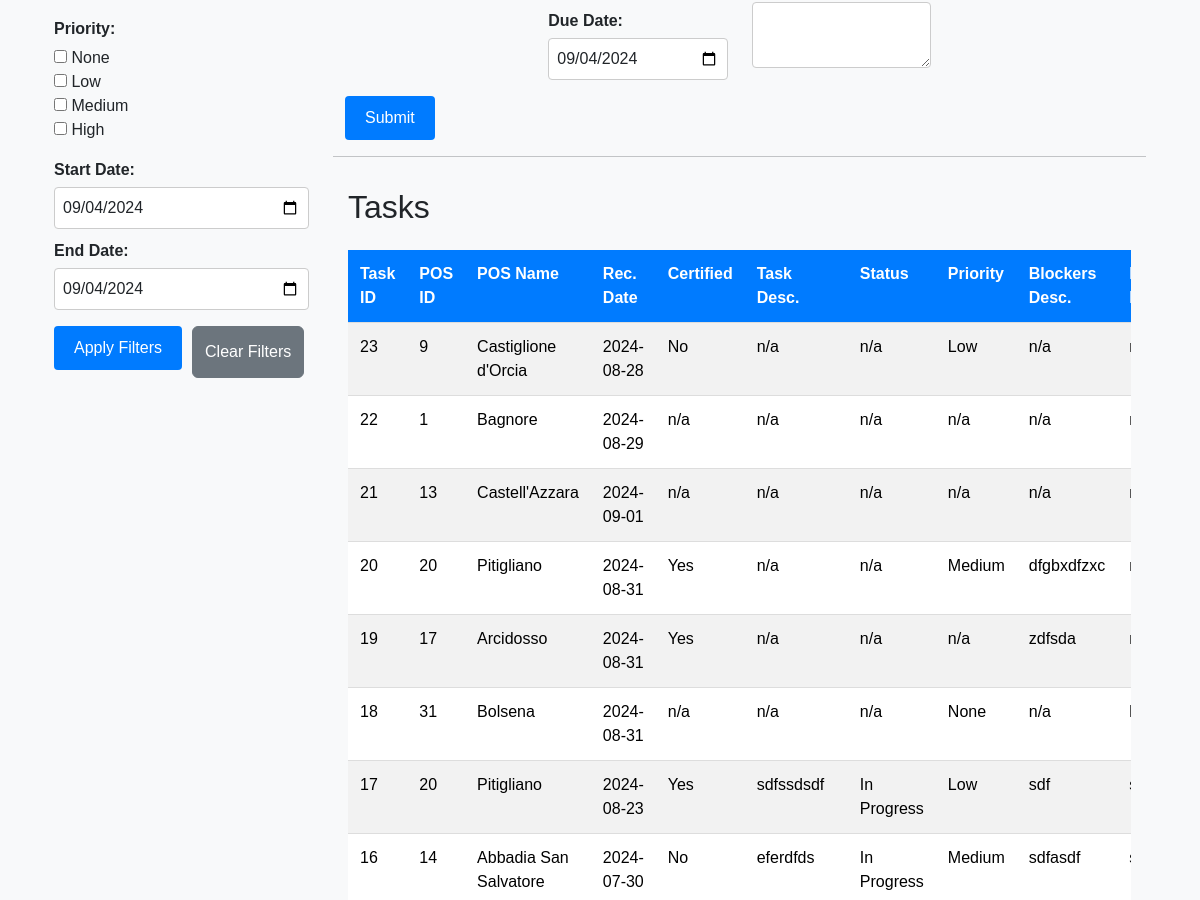
/create (signed in, middle part), run on an earlier commit of the app's database.
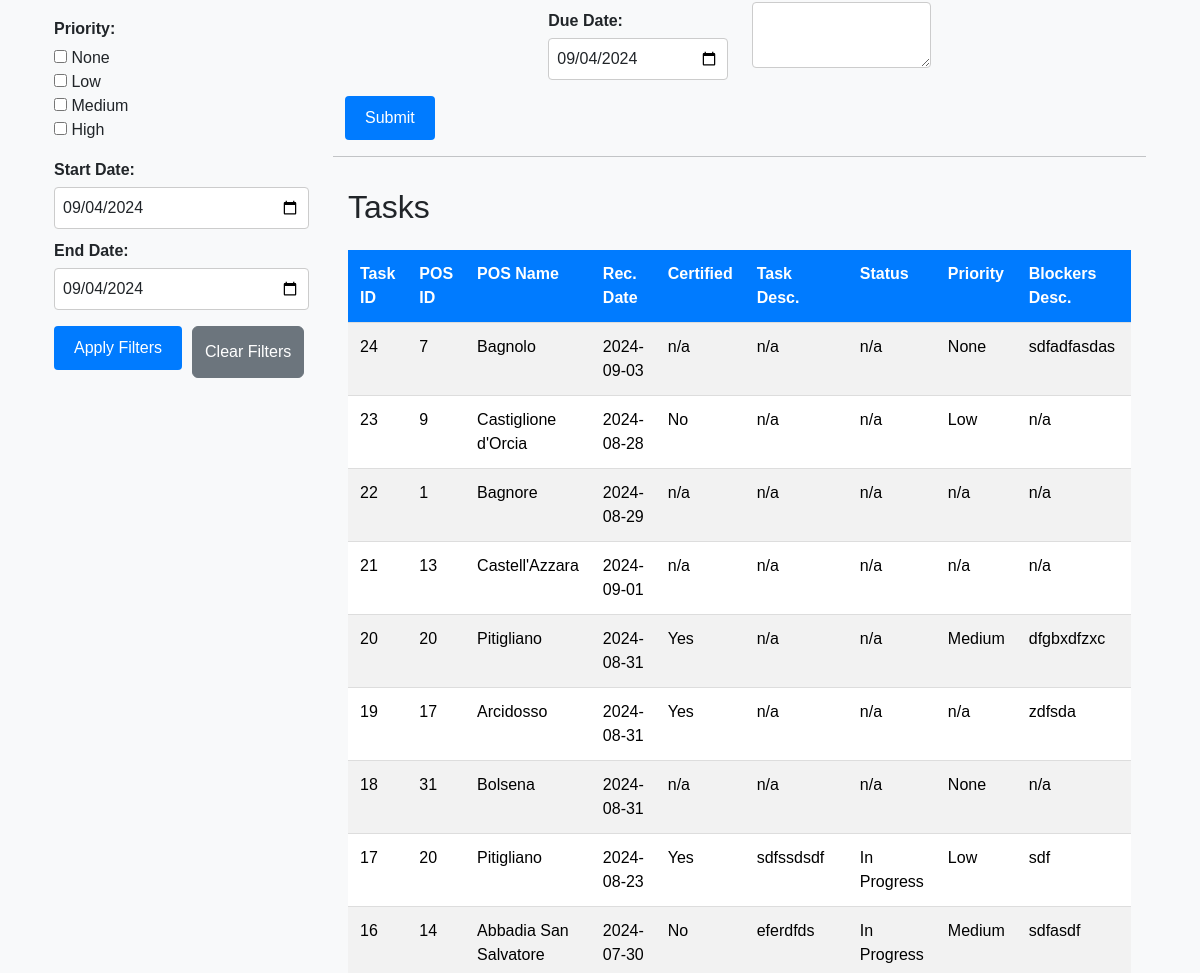
And on a later commit of the database.
### tables this page shows
CREATE TABLE tasks (
                        task_id INTEGER NOT NULL, 
                        task_desc VARCHAR, 
                        task_status VARCHAR, 
                        task_priority VARCHAR, 
                        task_start_date DATE, 
                        task_due_date DATE, 
                        task_notes VARCHAR, 
                        pos_id INTEGER NOT NULL, 
                        blocker_id INTEGER, 
                        rec_id INTEGER, 
                        PRIMARY KEY (task_id), 
                        CHECK (task_status IN ('Backlog', 'To Do', 'In Progress', 'Done')), 
                        CHECK (task_priority IN ('None', 'Low', 'Medium', 'High')),
                        FOREIGN KEY(pos_id) REFERENCES pos (pos_id),
                        FOREIGN KEY(blocker_id) REFERENCES blockers (blocker_id),
                        FOREIGN KEY(rec_id) REFERENCES rec (rec_id)
                    );

CREATE TABLE pos (
	pos_id INTEGER NOT NULL, 
	pos_name VARCHAR NOT NULL, 
	PRIMARY KEY (pos_id), 
	UNIQUE (pos_name)
);

CREATE TABLE rec (
                        rec_id INTEGER NOT NULL, 
                        rec_date DATE, 
                        rec_certified BOOLEAN, 
                        task_id INTEGER, 
                        pos_id INTEGER, 
                        blocker_id INTEGER, 
                        PRIMARY KEY (rec_id),
                        FOREIGN KEY(task_id) REFERENCES tasks (task_id),
                        FOREIGN KEY(pos_id) REFERENCES pos (pos_id),
                        FOREIGN KEY(blocker_id) REFERENCES blockers (blocker_id)
                    );

CREATE TABLE blockers (
                        blocker_id INTEGER NOT NULL, 
                        blocker_desc VARCHAR, 
                        blocker_responsible VARCHAR, 
                        blocker_resolved BOOLEAN, 
                        blocker_res_date DATE, 
                        pos_id INTEGER, 
                        rec_id INTEGER, 
                        task_id INTEGER, 
                        PRIMARY KEY (blocker_id),
                        FOREIGN KEY(pos_id) REFERENCES pos (pos_id),
                        FOREIGN KEY(rec_id) REFERENCES rec (rec_id),
                        FOREIGN KEY(task_id) REFERENCES tasks (task_id)
                    );

### app.py (the view)
@app.route("/create", methods=["GET", "POST"])
@login_required
def create_task():
    if request.method == "POST":
        pos_id = request.form.get("pos_id")
        reconciliation_date = request.form.get("reconciliation_date") or None
        certified = request.form.get("certified") or None
        description = request.form.get("description") or None
        status = request.form.get("status") or None
        priority = request.form.get("priority") or None
        start_date = request.form.get("start_date") or None
        due_date = request.form.get("due_date") or None
        notes = request.form.get("notes") or None
        blocker_desc = request.form.get("blocker_desc") or None
        blocker_responsible = request.form.get("blocker_responsible") or None
        try:
            if start_date:
                start_date = datetime.strptime(start_date, '%Y-%m-%d').date()
            if due_date:
                due_date = datetime.strptime(due_date, '%Y-%m-%d').date()
            if reconciliation_date:
                reconciliation_date = datetime.strptime(reconciliation_date, '%Y-%m-%d').date()
        except ValueError as e:
            flash("Invalid date format. Please use YYYY-MM-DD.")
            return redirect("/create")
        if not pos_id:
            flash("POS ID is required.")
            return redirect("/create")
        try:
            with engine.connect() as conn:
                task_insert = tasks_table.insert().values(
                    pos_id=pos_id,
                    task_desc=description,
                    task_status=status,
                    task_priority=priority,
                    task_start_date=start_date,
                    task_due_date=due_date,
                    task_notes=notes
                )
                result = conn.execute(task_insert)
                task_id = result.inserted_primary_key[0]  # Get the inserted task ID
                blocker_id = None
                if blocker_desc or blocker_responsible:
                    blocker_insert = blockers_table.insert().values(
                        blocker_desc=blocker_desc,
                        blocker_responsible=blocker_responsible,
                        task_id=task_id,  # Link with the new task
                        pos_id=pos_id
                    )
                    blocker_result = conn.execute(blocker_insert)
                    blocker_id = blocker_result.inserted_primary_key[0]  # Get the inserted blocker ID
                rec_id = None
                if reconciliation_date or certified is not None:
                    rec_insert = rec_table.insert().values(
                        rec_date=reconciliation_date,
                        rec_certified=(certified == 'true') if certified else None,
                        task_id=task_id,  # Link with the new task
                        pos_id=pos_id,
                        blocker_id=blocker_id  # Link with the new blocker if created
                    )
                    rec_result = conn.execute(rec_insert)
                    rec_id = rec_result.inserted_primary_key[0]  # Get the inserted rec ID
                conn.execute(
                    tasks_table.update()
                    .where(tasks_table.c.task_id == task_id)
                    .values(blocker_id=blocker_id, rec_id=rec_id)
                )
                conn.commit()
            flash("Task created successfully!")
        except Exception as e:
            logger.error(f"Error creating task: {traceback.format_exc()}")
            flash("An error occurred while creating the task.")
            return redirect("/create")
        return redirect("/tasks")
    else:
        with engine.connect() as conn:
            pos_data = conn.execute(select(pos_table.c.pos_id, pos_table.c.pos_name)).fetchall()
            query = select(
                tasks_table.c.task_id,
                tasks_table.c.task_desc,
                tasks_table.c.task_status,
                tasks_table.c.task_priority,
                tasks_table.c.task_start_date,
                tasks_table.c.task_due_date,
                tasks_table.c.task_notes,
                pos_table.c.pos_id,
                pos_table.c.pos_name,
                rec_table.c.rec_date,
                rec_table.c.rec_certified,
                blockers_table.c.blocker_desc,
                blockers_table.c.blocker_responsible
            ).select_from(
                tasks_table
                .join(pos_table, tasks_table.c.pos_id == pos_table.c.pos_id)
                .outerjoin(rec_table, tasks_table.c.rec_id == rec_table.c.rec_id)
                .outerjoin(blockers_table, tasks_table.c.blocker_id == blockers_table.c.blocker_id)
            ).order_by(desc(tasks_table.c.task_id))
            tasks = conn.execute(query).fetchall()
            formatted_tasks = []
            for task in tasks:
                formatted_tasks.append({
                    "task_id": task.task_id if task.task_id is not None else "n/a",
                    "task_desc": task.task_desc if task.task_desc is not None else "n/a",
                    "task_status": task.task_status if task.task_status is not None else "n/a",
                    "task_priority": task.task_priority if task.task_priority is not None else "n/a",
                    "task_start_date": task.task_start_date.strftime('%Y-%m-%d') if isinstance(task.task_start_date, date) else "n/a",
                    "task_due_date": task.task_due_date.strftime('%Y-%m-%d') if isinstance(task.task_due_date, date) else "n/a",
                    "task_notes": task.task_notes if task.task_notes is not None else "n/a",
                    "pos_id": task.pos_id if task.pos_id is not None else "n/a",
                    "pos_name": task.pos_name if task.pos_name is not None else "n/a",
                    "rec_date": task.rec_date.strftime('%Y-%m-%d') if isinstance(task.rec_date, date) else "n/a",
                    "rec_certified": "Yes" if task.rec_certified is True else "No" if task.rec_certified is False else "n/a",
                    "blocker_desc": task.blocker_desc if task.blocker_desc is not None else "n/a",
                    "blocker_responsible": task.blocker_responsible if task.blocker_responsible is not None else "n/a"
                })
        return render_template("create.html", pos_data=pos_data, tasks=formatted_tasks, date=date)

### helpers.py (called while the page is built)
def login_required(f):
    @wraps(f)
    def decorated_function(*args, **kwargs):
        if session.get("user_id") is None:
            return redirect("/login")
        return f(*args, **kwargs)
    return decorated_function

### templates/create.html (shortened to what this page needs)
{% extends "layout.html" %}
{% block main %}
<div class="container-fluid">
    <div class="row">
        <div class="col-md-3">
            {% include "_sidebar.html" %}
        </div>
        <div class="col-md-9">
            {% include "_create_form.html" %}
            <hr>
            {% include "_tasks_body.html" %}
        </div>
    </div>
</div>
{% endblock %}

### templates/layout.html (shortened to what this page needs)
<!DOCTYPE html>
<html lang="en">
<head>
    <link href="https://cdn.jsdelivr.net/npm/bootstrap@5.3.3/dist/css/bootstrap.min.css" rel="stylesheet">
    <link href="{{ url_for('static', filename='css/style.css') }}" rel="stylesheet">
</head>
<body>
    <main class="container py-5 text-center">
        {% block main %}{% endblock %}
    </main>
</body>
</html>

### templates/_sidebar.html (shortened to what this page needs)
<div class="filter-group mb-4">
    <label class="filter-label">Priority:</label>
    <div>
        <input type="checkbox" id="priorityNone" value="None"> None
    </div>
    <div>
        <input type="checkbox" id="priorityLow" value="Low"> Low
    </div>
    <div>
        <input type="checkbox" id="priorityMedium" value="Medium"> Medium
    </div>
    <div>
        <input type="checkbox" id="priorityHigh" value="High"> High
    </div>
</div>
<div class="filter-group mb-4">
    <label for="startDate" class="filter-label">Start Date:</label>
    <input type="date" id="startDate" class="form-control mb-2" value="{{ date.today().strftime('%Y-%m-%d') }}">
    <label for="endDate" class="filter-label">End Date:</label>
    <input type="date" id="endDate" class="form-control" value="{{ date.today().strftime('%Y-%m-%d') }}">
</div>
<div class="filter-buttons">
    <button id="filterBtn" class="btn btn-primary mb-2">Apply Filters</button>
    <button id="clearFilterBtn" class="btn btn-secondary">Clear Filters</button>
</div>

### templates/_create_form.html (shortened to what this page needs)
<div class="container-fluid">
    <div class="row">
        <div class="col-md-9">
            <form action="/create" method="post" id="createTaskForm">
                <div class="row">
                    <div class="col-md-4">
                    </div>
                    <div class="col-md-4">
                        <div class="mb-3">
                            <label for="due_date" class="form-label">Due Date:</label>
                            <input id="due_date" class="form-control" name="due_date" type="date" value="{{ date.today().strftime('%Y-%m-%d') }}">
                        </div>
                    </div>
                    <div class="col-md-4">
                        <div class="mb-3">
                            <textarea id="notes" class="form-control" name="notes"></textarea>
                        </div>
                    </div>
                </div>
                <button class="btn btn-primary" type="submit">Submit</button>
            </form>
        </div>
    </div>
</div>

### templates/_tasks_body.html (shortened to what this page needs)
<div class="tasks-wrapper">
    <h2 class="mt-0">Tasks</h2>
    <div class="table-responsive">
        <table class="table table-striped mt-3">
            <thead>
                <tr>
                    <th>Task ID</th>
                    <th>POS ID</th>
                    <th>POS Name</th>
                    <th>Rec. Date</th>
                    <th>Certified</th>
                    <th>Task Desc.</th>
                    <th>Status</th>
                    <th>Priority</th>
                    <th>Blockers Desc.</th>
                    <th>Blockers Resp</th>
                </tr>
            </thead>
            <tbody id="taskTableBody">
                {% for task in tasks %}
                <tr>
                    <td>{{ task.task_id }}</td>
                    <td>{{ task.pos_id }}</td>
                    <td>{{ task.pos_name }}</td>
                    <td>{{ task.rec_date }}</td>
                    <td>{{ task.rec_certified }}</td>
                    <td>{{ task.task_desc }}</td>
                    <td>{{ task.task_status }}</td>
                    <td>{{ task.task_priority }}</td>
                    <td>{{ task.blocker_desc }}</td>
                    <td>{{ task.blocker_responsible }}</td>
                </tr>
                {% endfor %}
            </tbody>
        </table>
    </div>
</div>

### static/css/style.css (style rules this page uses)
body { font-family: Arial, sans-serif !important; background-color: #f8f9fa !important; margin: 0 !important; padding: 0 !important; text-align: left !important; }
.btn-primary { background-color: #007bff !important; border: none !important; color: white !important; text-align: left !important; }
.container { margin-top: 20px !important; text-align: left !important; }
input[type="text"], input[type="password"], textarea, select { width: 100% !important; padding: 8px !important; margin-bottom: 10px !important; border: 1px solid #ccc !important; border-radius: 4px !important; text-align: left !important; }
.table { width: 100% !important; margin-bottom: 20px !important; border-collapse: collapse !important; text-align: left !important; }
.table th, .table td { padding: 12px !important; text-align: left !important; border-bottom: 1px solid #ddd !important; vertical-align: top !important; white-space: normal !important; }
.table th { background-color: #007bff !important; color: white !important; }
.table-responsive { overflow-x: auto !important; text-align: left !important; }
.tasks-wrapper { padding: 15px !important; text-align: left !important; }
.filter-group { margin-bottom: 16px !important; text-align: left !important; }
.filter-label { display: block !important; margin-bottom: 5px !important; font-weight: bold !important; text-align: left !important; }
.filter-buttons { display: flex !important; gap: 10px !important; text-align: left !important; }
input[type="date"] { width: 100% !important; text-align: left !important; }
.form-control { width: 100% !important; padding: 8px !important; margin-bottom: 10px !important; border: 1px solid #ccc !important; border-radius: 4px !important; text-align: left !important; }
.form-label { font-weight: bold !important; display: block !important; margin-bottom: 5px !important; text-align: left !important; }
.btn-primary { background-color: #007bff !important; border: none !important; color: white !important; padding: 10px 20px !important; border-radius: 4px !important; cursor: pointer !important; text-align: left !important; }
textarea { resize: vertical !important; overflow: auto !important; width: 100% !important; padding: 8px !important; border: 1px solid #ccc !important; border-radius: 4px !important; text-align: left !important; }

What changed in the data, as far as the page shows it:
added tasks: task_id "24", pos_id "7", pos_name "Bagnolo", rec_date "2024-09-03", rec_certified "n/a", task_desc "n/a", task_status "n/a", task_priority "None", blocker_desc "sdfadfasdas"
